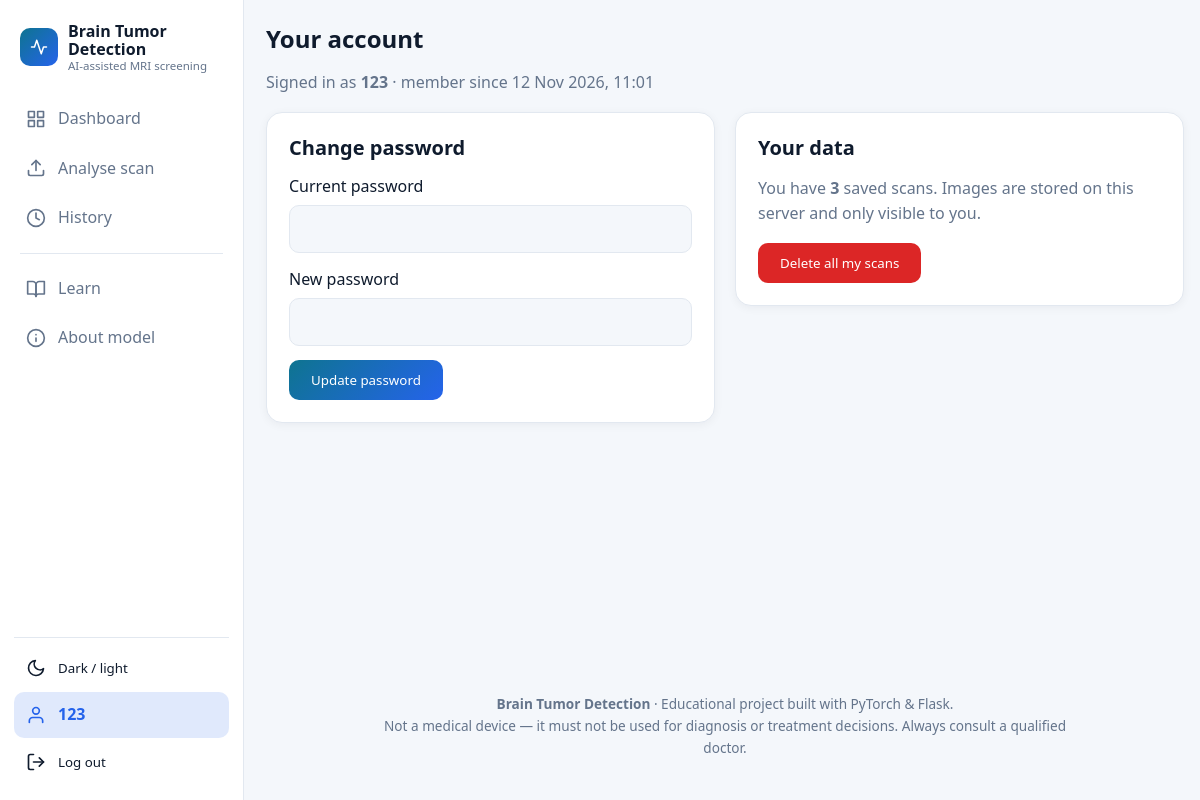
/account (signed in), run on the app's committed database.
### tables this page shows
CREATE TABLE users(
        id INTEGER PRIMARY KEY AUTOINCREMENT, username TEXT UNIQUE COLLATE NOCASE,
        name TEXT, pw TEXT, created TEXT);

### app.py (the view, shortened to what this page needs)
@app.route("/account", methods=["GET", "POST"])
@login_required
def account():
    n = db().execute("SELECT COUNT(*) FROM scans WHERE user_id=?", (g.user["id"],)).fetchone()[0]
    return render_template("account.html", n=n)

### app.py (called while the page is built)
def db():
    if "db" not in g:
        g.db = sqlite3.connect(DB_PATH)
        g.db.row_factory = sqlite3.Row
    return g.db

@app.template_filter("fmt")
def fmt(s):
    try:
        return datetime.datetime.strptime(s, "%Y-%m-%d %H:%M:%S").strftime("%d %b %Y, %H:%M")
    except (TypeError, ValueError):
        return s

@app.before_request
def load_user():
    g.user = None
    if request.endpoint != "static" and session.get("uid"):
        g.user = db().execute("SELECT * FROM users WHERE id=?", (session["uid"],)).fetchone()

@app.context_processor
def inject():
    return {"user": g.get("user"), "endpoint": request.endpoint, "APP_NAME": APP_NAME, "APP_TAG": APP_TAG}

def login_required(f):
    @wraps(f)
    def wrapper(*a, **k):
        if not g.user:
            if request.path.startswith("/api/"):
                return jsonify(error="Please log in again."), 401
            return redirect(url_for("login", next=request.full_path.rstrip("?")))
        return f(*a, **k)
    return wrapper

### templates/account.html (shortened to what this page needs)
{% extends "base.html" %}
{% block content %}
<section class="wrap">
  <h1>Your account</h1>
  <p class="muted">Signed in as <b>{{ user.username }}</b> &middot; member since {{ user.created|fmt }}</p>
  <div class="grid2">
    <form class="card" method="post">
      <h2>Change password</h2><input type="hidden" name="action" value="password">
      <label class="field">Current password<input type="password" name="old" required autocomplete="current-password"></label>
      <label class="field">New password<input type="password" name="new" required minlength="6" autocomplete="new-password"></label>
      <button class="btn">Update password</button>
    </form>
    <form class="card" method="post" onsubmit="return confirm('Delete ALL your scans and images? This cannot be undone.')">
      <h2>Your data</h2><input type="hidden" name="action" value="clear">
      <p class="muted">You have <b>{{ n }}</b> saved scan{{ '' if n == 1 else 's' }}. Images are stored on this server and only visible to you.</p>
      <button class="btn danger" {{ 'disabled' if not n }}>Delete all my scans</button>
    </form>
  </div>
</section>
{% endblock %}

### templates/base.html (shortened to what this page needs)
{%- macro ico(n) -%}
<svg class="ico" viewBox="0 0 24 24" fill="none" stroke="currentColor" stroke-width="2" stroke-linecap="round" stroke-linejoin="round" aria-hidden="true">
{%- if n == 'dashboard' %}<rect x="3" y="3" width="7" height="7"/><rect x="14" y="3" width="7" height="7"/><rect x="14" y="14" width="7" height="7"/><rect x="3" y="14" width="7" height="7"/>
{%- elif n == 'analyze' %}<path d="M21 15v4a2 2 0 0 1-2 2H5a2 2 0 0 1-2-2v-4"/><polyline points="17 8 12 3 7 8"/><line x1="12" y1="3" x2="12" y2="15"/>
{%- elif n == 'history' %}<circle cx="12" cy="12" r="10"/><polyline points="12 6 12 12 16 14"/>
{%- elif n == 'learn' %}<path d="M2 3h6a4 4 0 0 1 4 4v14a3 3 0 0 0-3-3H2z"/><path d="M22 3h-6a4 4 0 0 0-4 4v14a3 3 0 0 1 3-3h7z"/>
{%- elif n == 'about' %}<circle cx="12" cy="12" r="10"/><line x1="12" y1="16" x2="12" y2="12"/><line x1="12" y1="8" x2="12.01" y2="8"/>
{%- elif n == 'account' %}<path d="M20 21v-2a4 4 0 0 0-4-4H8a4 4 0 0 0-4 4v2"/><circle cx="12" cy="7" r="4"/>
{%- elif n == 'home' %}<path d="M3 9l9-7 9 7v11a2 2 0 0 1-2 2H5a2 2 0 0 1-2-2z"/><polyline points="9 22 9 12 15 12 15 22"/>
{%- elif n == 'logout' %}<path d="M9 21H5a2 2 0 0 1-2-2V5a2 2 0 0 1 2-2h4"/><polyline points="16 17 21 12 16 7"/><line x1="21" y1="12" x2="9" y2="12"/>
{%- elif n == 'theme' %}<path d="M21 12.79A9 9 0 1 1 11.21 3 7 7 0 0 0 21 12.79z"/>
{%- elif n == 'logo' %}<polyline points="22 12 18 12 15 21 9 3 6 12 2 12"/>
{%- endif %}</svg>
{%- endmacro -%}
{%- macro item(ep, icon, text) -%}
<a href="{{ url_for(ep) }}" class="navlink {{ 'on' if endpoint == ep }}">{{ ico(icon) }}<span>{{ text }}</span></a>
{%- endmacro -%}
<!doctype html>
<html lang="en">
<head>
<link rel="stylesheet" href="{{ url_for('static', filename='style.css') }}">
</head>
<body class="{{ 'app' if user else 'site' }}">
{% if user %}
<div class="shell">
  <aside class="side" id="side">
    <a class="brand" href="{{ url_for('home') }}"><span class="logo">{{ ico('logo') }}</span><span class="bname">{{ APP_NAME }}<small>{{ APP_TAG }}</small></span></a>
    <nav>
      {{ item('dashboard', 'dashboard', 'Dashboard') }}
      {{ item('analyze', 'analyze', 'Analyse scan') }}
      {{ item('history', 'history', 'History') }}
      <div class="sep"></div>
      {{ item('learn', 'learn', 'Learn') }}
      {{ item('about', 'about', 'About model') }}
    </nav>
    <div class="side-foot">
      <button class="navlink theme-toggle" type="button">{{ ico('theme') }}<span>Dark / light</span></button>
      <a class="navlink {{ 'on' if endpoint == 'account' }}" href="{{ url_for('account') }}">{{ ico('account') }}<span>{{ user.name or user.username }}</span></a>
      <form method="post" action="{{ url_for('logout') }}"><button class="navlink">{{ ico('logout') }}<span>Log out</span></button></form>
    </div>
  </aside>
  <div class="pagecol">
{% endif %}
<main>{% block content %}{% endblock %}</main>
<footer>
  <p><b>{{ APP_NAME }}</b> &middot; Educational project built with PyTorch &amp; Flask.<br>
  Not a medical device &mdash; it must not be used for diagnosis or treatment decisions. Always consult a qualified doctor.</p>
</footer>
{% if user %}</div></div>{% endif %}
</body>
</html>

### static/style.css (style rules this page uses)
:root { --bg:#f4f7fb;--card:#fff;--ink:#0f1b2d;--muted:#64748b;--line:#e2e8f0;--brand:#0e7490;--brand2:#2563eb;--ok:#059669;--bad:#dc2626;--warn:#b45309 }
* { box-sizing:border-box }
html { scroll-behavior:smooth }
body { margin:0;background:var(--bg);color:var(--ink);font:16px/1.6 system-ui,-apple-system,"Segoe UI",Roboto,sans-serif; }
main { flex:1 }
a { color:var(--brand2) }
h1,h2,h3 { margin:0 0 12px;line-height:1.25 }
h2 { font-size:1.25rem }
.wrap { max-width:1080px;margin:0 auto;padding:24px 16px }
.muted { color:var(--muted) }
.shell { display:flex;min-height:100vh }
.side { width:244px;flex-shrink:0;position:sticky;top:0;height:100vh;background:var(--card);border-right:1px solid var(--line);display:flex;flex-direction:column;padding:18px 14px;gap:6px;z-index:30;overflow-y:auto }
.brand { display:flex;gap:10px;align-items:center;font-weight:700;line-height:1.15;color:var(--ink);text-decoration:none;padding:4px 8px 18px }
.logo { display:inline-grid;place-items:center;width:38px;height:38px;border-radius:10px;background:linear-gradient(135deg,var(--brand),var(--brand2));color:#fff;font-weight:800;font-size:.95rem;flex-shrink:0 }
.side nav { display:flex;flex-direction:column;gap:4px;flex:1 }
.side nav a,.side-btn { display:flex;align-items:center;gap:12px;padding:10px 12px;border-radius:10px;color:var(--muted);text-decoration:none;font:inherit;font-weight:500;background:none;border:0;cursor:pointer;width:100%;text-align:left }
.ico { width:20px;height:20px;flex-shrink:0 }
.grid2 { display:grid;grid-template-columns:1fr 1fr;gap:20px;align-items:start;margin:16px 0 }
.card { background:var(--card);border:1px solid var(--line);border-radius:16px;padding:22px;box-shadow:0 2px 10px rgba(15,27,45,.05);margin-bottom:0 }
.btn { display:inline-block;padding:11px 22px;border:0;border-radius:10px;background:linear-gradient(135deg,var(--brand),var(--brand2));color:#fff;font:600 1rem inherit;font-family:inherit;cursor:pointer;text-decoration:none;text-align:center }
.btn.danger { background:var(--bad) }
.field { display:block;margin:14px 0;font-weight:500 }
.field input,.filters input,.filters select { display:block;width:100%;margin-top:6px;padding:10px 12px;border:1px solid var(--line);border-radius:10px;background:var(--bg);color:var(--ink);font:inherit }
footer { text-align:center;padding:28px 16px;color:var(--muted);font-size:.85rem;max-width:760px;margin:0 auto }
.ico { width:20px;height:20px;flex:none }
.logo .ico { width:18px;height:18px }
.bname { display:flex;flex-direction:column;line-height:1.15;font-weight:700 }
.bname small { font-weight:500;font-size:.72rem;color:var(--muted) }
body.app { display:block }
.shell { display:grid;grid-template-columns:250px 1fr;min-height:100vh }
.pagecol { display:flex;flex-direction:column;min-width:0;min-height:100vh }
.pagecol main { flex:1 }
.side { position:sticky;top:0;height:100vh;display:flex;flex-direction:column;gap:10px;padding:18px 14px;background:var(--card);border-right:1px solid var(--line);overflow-y:auto }
.side .brand { padding:4px 6px 14px }
.side nav { display:flex;flex-direction:column;gap:4px }
.navlink { display:flex;align-items:center;gap:12px;width:100%;padding:10px 12px;border:0;border-radius:10px;background:none;color:var(--ink);font:500 .95rem inherit;font-family:inherit;text-decoration:none;cursor:pointer;text-align:left }
.navlink.on { background:color-mix(in srgb,var(--brand2) 14%,transparent);color:var(--brand2);font-weight:600 }
.navlink span { overflow:hidden;text-overflow:ellipsis;white-space:nowrap }
.sep { height:1px;background:var(--line);margin:8px 6px }
.side-foot { margin-top:auto;display:flex;flex-direction:column;gap:4px;border-top:1px solid var(--line);padding-top:10px }
.side-foot form { margin:0 }

### data on the page
users: name+username "123", username "123", created|fmt "12 Nov 2026, 11:01"

### other printed values
{{ APP_NAME }} "Brain Tumor Detection"
{{ APP_TAG }} "AI-assisted MRI screening"
{{ text }} "Dashboard Analyse scan History Learn About model"
{{ n }} "3"
{{ '' if n == 1 else 's' }} "s"
